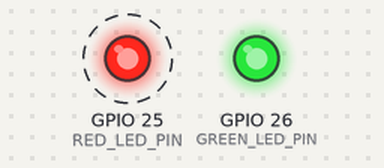
Simulated run of this sketch. Board: ESP32. Parts: output pins drawn as LEDs (lit = HIGH). Dashed ring = blinking.

Above: at 0.1 s.
At 3.7 s:
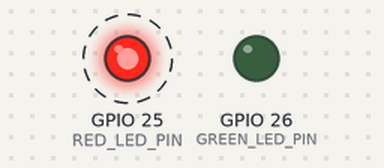
Timing chart, 0 to 5.2 s (numbered marks = the images above):
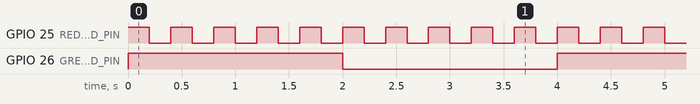

The sketch:

timer-interrupt.ino
```cpp
#include <Ticker.h>

// LED pin
#define RED_LED_PIN     25
#define GREEN_LED_PIN   26

Ticker timerRedLed;
Ticker timerGreenLed;

void timerRedLed_isr()
{
  // Invert nilai LED
  digitalWrite(RED_LED_PIN, !digitalRead(RED_LED_PIN));
}

void timerGreenLed_isr()
{
  // Invert nilai LED
  digitalWrite(GREEN_LED_PIN, !digitalRead(GREEN_LED_PIN));
}

void setup()
{
  // Konfigurasi GPIO pin sebagai output untuk LED
  pinMode(RED_LED_PIN, OUTPUT);
  pinMode(GREEN_LED_PIN, OUTPUT);

  // Set nilai LED ke kondisi off
  digitalWrite(RED_LED_PIN, HIGH);
  digitalWrite(GREEN_LED_PIN, HIGH);

  // Set ticker untuk generate interrupt setiap 200 ms
  timerRedLed.attach_ms(200, timerRedLed_isr);
  // Set ticker untuk generate interrupt setiap 2000 ms
  timerGreenLed.attach_ms(2000, timerGreenLed_isr);
}

void loop()
{
}
```

Measured:
- by itself, GPIO 25 (RED_LED_PIN): alternates HIGH for 0.20 s and LOW for 0.20 s
- by itself, GPIO 26 (GREEN_LED_PIN): alternates HIGH for 2.0 s and LOW for 2.0 s
- by itself, everything shown: repeats every 4.0 s, in 20 steps
